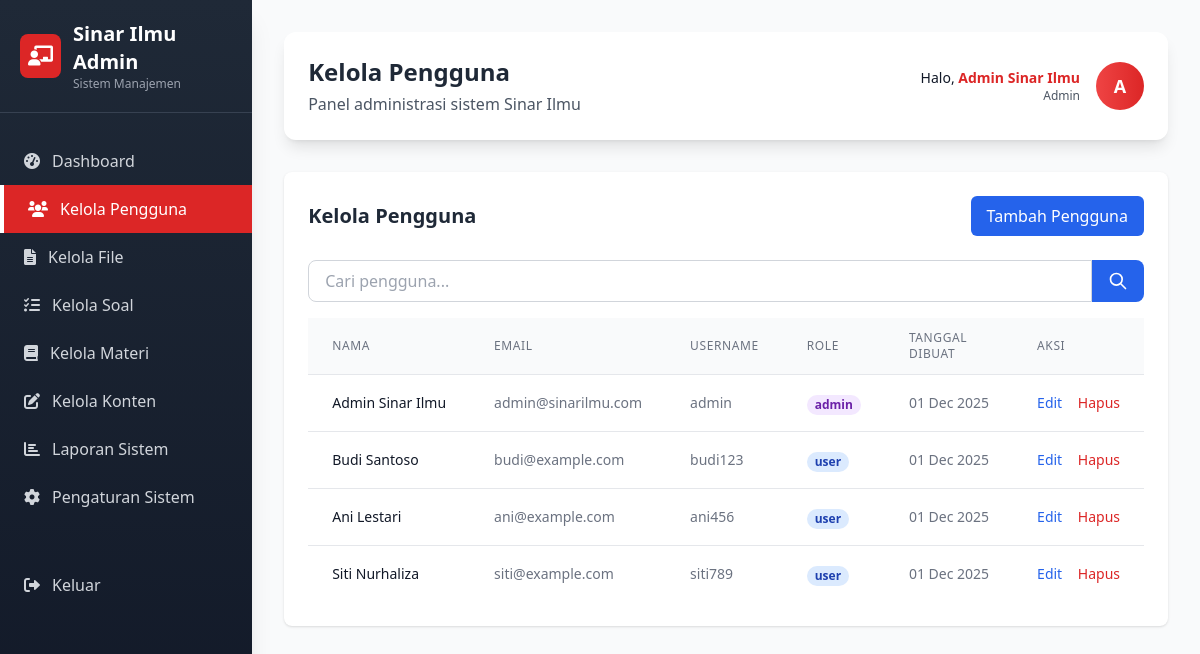
Screenshot of /admin/?page=users (signed in) with the database file from the repository.
### tables this page shows
CREATE TABLE users (
    id INT AUTO_INCREMENT PRIMARY KEY,
    full_name VARCHAR(255) NOT NULL,
    email VARCHAR(255) UNIQUE NOT NULL,
    username VARCHAR(100) UNIQUE NOT NULL,
    password VARCHAR(255) NOT NULL,
    role ENUM('user', 'admin') DEFAULT 'user',
    created_at TIMESTAMP DEFAULT CURRENT_TIMESTAMP,
    updated_at TIMESTAMP DEFAULT CURRENT_TIMESTAMP ON UPDATE CURRENT_TIMESTAMP
);

### includes/functions.php (called while the page is built, shortened)
<?php
require_once dirname(__DIR__) . '/config/database.php';
function escape($input) {
    return htmlspecialchars($input, ENT_QUOTES, 'UTF-8');
}
function get_all_users() {
    global $pdo;
    try {
        $stmt = $pdo->query("SELECT id, full_name, username, email, role, created_at FROM users ORDER BY created_at DESC");
        return $stmt->fetchAll();
    } catch (Exception $e) {
        error_log("Error getting all users: " . $e->getMessage());
        return [];
    }
}

### admin/pages/users.php (the view)
<?php
require_once dirname(__DIR__, 2) . '/includes/functions.php';
$users = get_all_users();
?>
<div class="max-w-6xl mx-auto">
    <div class="bg-white rounded-lg shadow p-6">
        <div class="flex justify-between items-center mb-6">
            <h2 class="text-xl font-semibold text-gray-800">Kelola Pengguna</h2>
            <a href="?page=add_user" class="px-4 py-2 bg-blue-600 text-white rounded-md hover:bg-blue-700">
                Tambah Pengguna
            </a>
        </div>
        <div class="mb-4 flex">
            <input type="text" placeholder="Cari pengguna..." class="flex-1 border border-gray-300 rounded-l-lg py-2 px-4 focus:outline-none focus:ring-1 focus:ring-blue-500 focus:border-blue-500">
            <button class="bg-blue-600 text-white px-4 rounded-r-lg hover:bg-blue-700">
                <svg class="w-5 h-5" fill="none" stroke="currentColor" viewBox="0 0 24 24" xmlns="http://www.w3.org/2000/svg">
                    <path stroke-linecap="round" stroke-linejoin="round" stroke-width="2" d="M21 21l-6-6m2-5a7 7 0 11-14 0 7 7 0 0114 0z"></path>
                </svg>
            </button>
        </div>
        <div class="overflow-x-auto">
            <?php if (!empty($users)): ?>
            <table class="min-w-full divide-y divide-gray-200">
                <thead class="bg-gray-50">
                    <tr>
                        <th scope="col" class="px-6 py-3 text-left text-xs font-medium text-gray-500 uppercase tracking-wider">Nama</th>
                        <th scope="col" class="px-6 py-3 text-left text-xs font-medium text-gray-500 uppercase tracking-wider">Email</th>
                        <th scope="col" class="px-6 py-3 text-left text-xs font-medium text-gray-500 uppercase tracking-wider">Username</th>
                        <th scope="col" class="px-6 py-3 text-left text-xs font-medium text-gray-500 uppercase tracking-wider">Role</th>
                        <th scope="col" class="px-6 py-3 text-left text-xs font-medium text-gray-500 uppercase tracking-wider">Tanggal Dibuat</th>
                        <th scope="col" class="px-6 py-3 text-left text-xs font-medium text-gray-500 uppercase tracking-wider">Aksi</th>
                    </tr>
                </thead>
                <tbody class="bg-white divide-y divide-gray-200">
                    <?php foreach ($users as $user): ?>
                    <tr>
                        <td class="px-6 py-4 whitespace-nowrap text-sm text-gray-900"><?php echo escape($user['full_name']); ?></td>
                        <td class="px-6 py-4 whitespace-nowrap text-sm text-gray-500"><?php echo escape($user['email']); ?></td>
                        <td class="px-6 py-4 whitespace-nowrap text-sm text-gray-500"><?php echo escape($user['username']); ?></td>
                        <td class="px-6 py-4 whitespace-nowrap">
                            <span class="px-2 inline-flex text-xs leading-5 font-semibold rounded-full
                                <?php echo $user['role'] === 'admin' ? 'bg-purple-100 text-purple-800' : 'bg-blue-100 text-blue-800'; ?>">
                                <?php echo escape($user['role']); ?>
                            </span>
                        </td>
                        <td class="px-6 py-4 whitespace-nowrap text-sm text-gray-500"><?php echo date('d M Y', strtotime($user['created_at'])); ?></td>
                        <td class="px-6 py-4 whitespace-nowrap text-sm text-gray-500">
                            <a href="?page=edit_user&id=<?php echo $user['id']; ?>" class="text-blue-600 hover:text-blue-900 mr-3">Edit</a>
                            <a href="?page=delete_user&id=<?php echo $user['id']; ?>" class="text-red-600 hover:text-red-900" onclick="return confirm('Anda yakin ingin menghapus pengguna ini?')">Hapus</a>
                        </td>
                    </tr>
                    <?php endforeach; ?>
                </tbody>
            </table>
            <?php else: ?>
            <div class="text-center py-8">
                <p class="text-gray-500">Tidak ada pengguna ditemukan.</p>
            </div>
            <?php endif; ?>
        </div>
    </div>
</div>

### admin/index.php (shortened to what this page needs)
<?php
require_once '../includes/functions.php';
$page = isset($_GET['page']) ? $_GET['page'] : 'dashboard';
?>
<!DOCTYPE html>
<html lang="id">
<head>
    <script src="https://cdn.tailwindcss.com"></script>
    <link rel="stylesheet" href="https://cdnjs.cloudflare.com/ajax/libs/font-awesome/6.0.0/css/all.min.css">
</head>
<body class="bg-gray-50">
    <div class="flex">
        <div class="w-64 bg-gradient-to-b from-gray-800 to-gray-900 shadow-xl min-h-screen animate-slide-in-left">
            <div class="p-5 border-b border-gray-700">
                <div class="flex items-center">
                    <div class="bg-red-600 p-2 rounded-lg animate-pulse">
                        <i class="fas fa-chalkboard-teacher text-white text-xl"></i>
                    </div>
                    <div class="ml-3">
                        <h1 class="text-xl font-bold text-white">Sinar Ilmu Admin</h1>
                        <p class="text-xs text-gray-400">Sistem Manajemen</p>
                    </div>
                </div>
            </div>
            <nav class="mt-6">
                <a href="?page=dashboard" class="flex items-center py-3 px-6 text-gray-300 hover:bg-red-600 hover:text-white transition duration-200 <?= $page === 'dashboard' ? 'bg-red-600 text-white border-l-4 border-white' : '' ?>">
                    <i class="fas fa-tachometer-alt mr-3"></i> Dashboard
                </a>
                <a href="?page=users" class="flex items-center py-3 px-6 text-gray-300 hover:bg-red-600 hover:text-white transition duration-200 <?= $page === 'users' ? 'bg-red-600 text-white border-l-4 border-white' : '' ?>">
                    <i class="fas fa-users mr-3"></i> Kelola Pengguna
                </a>
                <a href="?page=files" class="flex items-center py-3 px-6 text-gray-300 hover:bg-red-600 hover:text-white transition duration-200 <?= $page === 'files' ? 'bg-red-600 text-white border-l-4 border-white' : '' ?>">
                    <i class="fas fa-file-alt mr-3"></i> Kelola File
                </a>
                <a href="?page=exercises" class="flex items-center py-3 px-6 text-gray-300 hover:bg-red-600 hover:text-white transition duration-200 <?= $page === 'exercises' ? 'bg-red-600 text-white border-l-4 border-white' : '' ?>">
                    <i class="fas fa-tasks mr-3"></i> Kelola Soal
                </a>
                <a href="?page=material_content" class="flex items-center py-3 px-6 text-gray-300 hover:bg-red-600 hover:text-white transition duration-200 <?= $page === 'material_content' ? 'bg-red-600 text-white border-l-4 border-white' : '' ?>">
                    <i class="fas fa-book mr-3"></i> Kelola Materi
                </a>
                <a href="?page=content" class="flex items-center py-3 px-6 text-gray-300 hover:bg-red-600 hover:text-white transition duration-200 <?= $page === 'content' ? 'bg-red-600 text-white border-l-4 border-white' : '' ?>">
                    <i class="fas fa-edit mr-3"></i> Kelola Konten
                </a>
                <a href="?page=reports" class="flex items-center py-3 px-6 text-gray-300 hover:bg-red-600 hover:text-white transition duration-200 <?= $page === 'reports' ? 'bg-red-600 text-white border-l-4 border-white' : '' ?>">
                    <i class="fas fa-chart-bar mr-3"></i> Laporan Sistem
                </a>
                <a href="?page=settings" class="flex items-center py-3 px-6 text-gray-300 hover:bg-red-600 hover:text-white transition duration-200 <?= $page === 'settings' ? 'bg-red-600 text-white border-l-4 border-white' : '' ?>">
                    <i class="fas fa-cog mr-3"></i> Pengaturan Sistem
                </a>
                <a href="../pages/logout.php" class="flex items-center py-3 px-6 text-gray-300 hover:bg-red-600 hover:text-white transition duration-200 mt-10">
                    <i class="fas fa-sign-out-alt mr-3"></i> Keluar
                </a>
            </nav>
        </div>
        <div class="flex-1 p-8">
            <div class="bg-white rounded-xl shadow-lg p-6 mb-8 flex justify-between items-center animate-fade-in delay-100">
                <div>
                    <h1 class="text-2xl font-bold text-gray-800">
                        <?php
                        switch ($page) {
                            case 'users': echo 'Kelola Pengguna'; break;
                        }
                        ?>
                    </h1>
                    <p class="text-gray-600 mt-1">Panel administrasi sistem Sinar Ilmu</p>
                </div>
                <div class="flex items-center animate-fade-in delay-200">
                    <div class="mr-4 text-right">
                        <p class="text-sm font-medium text-gray-900">Halo, <span class="font-bold text-red-600"><?php echo escape($_SESSION['full_name']); ?></span></p>
                        <p class="text-xs text-gray-600">Admin</p>
                    </div>
                    <div class="w-12 h-12 bg-gradient-to-r from-red-500 to-red-600 rounded-full flex items-center justify-center text-white font-bold text-lg transform hover:scale-110 transition-transform">
                        <?php echo strtoupper(substr($_SESSION['full_name'], 0, 1)); ?>
                    </div>
                </div>
            </div>
            <?php
            switch ($page) {
                case 'users':
                    include 'pages/users.php';
                    break;
            }
            ?>
        </div>
    </div>
</body>
</html>

### admin/index.php (style rules this page uses)
.animate-slide-in-left { animation: slide-in-left 0.5s ease-out; }
.animate-fade-in { animation: fade-in 0.8s ease-out; }
.animate-pulse { animation: pulse 2s ease-in-out infinite; }
.delay-100 { animation-delay: 0.1s; }
.delay-200 { animation-delay: 0.2s; }
.transition-transform { transition: transform 0.3s ease; }

### rows the page displays
users: full_name "Admin Sinar Ilmu", email "admin@sinarilmu.com", username "admin", role "admin", created_at "01 Dec 2025"
users: full_name "Budi Santoso", email "budi@example.com", username "budi123", role "user", created_at "01 Dec 2025"
users: full_name "Ani Lestari", email "ani@example.com", username "ani456", role "user", created_at "01 Dec 2025"
users: full_name "Siti Nurhaliza", email "siti@example.com", username "siti789", role "user", created_at "01 Dec 2025"

### other values shown
$_SESSION['full_name'] "Admin Sinar Ilmu"
substr($_SESSION['full_name'], 0, 1) "A"
